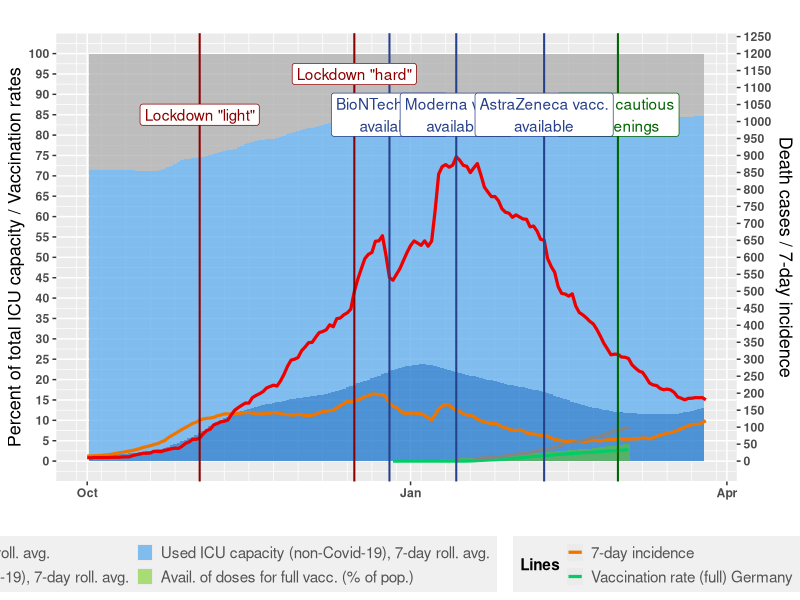

This chart was generated by the following R code:
library(ggplot2)
library(ggrepel)
library(reshape2)
library(scales)
library(tidyverse)
library(lubridate)
library(stringr)


# TODO: Update Readme
# TODO: Axes in color, legend entries in same colors


# --------------- Support functions --------------- 

# Moving average
ma <- function(x, order = 7) {
  res <- c()
  for(i in 1:NROW(x)) { 
    if(i < order) res <- append(res, NA)
    else res <- append(res, mean(x[c(i:(i-order+1))], na.rm = TRUE))
  }
  return(res)
}



# --------------- Data on ICU capacity and its usage --------------- 

divi <- as_tibble(read.csv("icu_usage.csv", header = TRUE, sep =";"))
divi <- divi[divi$Bundesland == "DEUTSCHLAND",]
divi <- divi[, c(1,4,5,6)]
names(divi) <- c("date", "covid", "used", "free")
divi$date <- ymd(substr(divi$date, 1, 10))

divi$capacity <- divi$used + divi$free
divi$usedp <- (divi$used / divi$capacity) * 100
divi$covidp <- (divi$covid / divi$capacity) * 100

divi$usedp <- ma(divi$usedp)
divi$covidp <- ma(divi$covidp)

divi$freep <- 100 - divi$usedp
divi$noncovidp <- divi$usedp - divi$covidp

divi <- divi[divi$date >= ymd("2020-10-01"), ]
divi <- divi[,c ("date", "freep", "noncovidp", "covidp")]



# --------------- Data on deaths and incidence --------------- 

deaths <- as_tibble(read.csv("deaths.csv", sep = ";", header = TRUE, stringsAsFactors = FALSE))
deaths <- deaths[,c(1,2,4,5,6)]
names(deaths) <- c("date", "cases", "newcases", "deaths", "newdeaths")
deaths$date <- dmy(deaths$date)
deaths$newdeaths <- ma(deaths$newdeaths)

inc <- as_tibble(read.csv("incidence.csv", sep = ";", dec = ",", header = TRUE, stringsAsFactors = FALSE))[17, -1]
inc <- t(inc)
inc <- cbind(inc, row.names(inc))
inc <- as_tibble(inc)
inc <- inc[!is.na(inc[,1]),]
inc <- inc[2:NROW(inc),]
names(inc) <- c("incidence", "date")
inc$date <- dmy(str_replace(inc$date, "X", ""))
class(inc$incidence) <- "numeric"



# --------------- Data on vaccinations --------------- 

# Germany
vacc_de <- as_tibble(read.csv("vaccinations_de.csv", sep = ";", header = TRUE, stringsAsFactors = FALSE))
population <- 83190556
vacc_de$doses <- (vacc_de$dosen_biontech_kumulativ + vacc_de$dosen_moderna_kumulativ + vacc_de$dosen_astrazeneca_kumulativ)
vacc_de$dosesp <- (vacc_de$doses/2)/population * 100
vacc_de <- vacc_de[,c("date", 
                      "personen_erst_kumulativ", 
                      "personen_voll_kumulativ",
                      "impf_quote_erst", 
                      "impf_quote_voll", 
                      "doses", 
                      "dosesp")]
names(vacc_de) <- c("date", 
                    "firstvacc_de", 
                    "secvacc_de", 
                    "firstvaccrate_de", 
                    "secvaccrate_de", 
                    "doses", 
                    "dosesp")
vacc_de$firstvaccrate_de <- vacc_de$firstvaccrate_de * 100
vacc_de$secvaccrate_de <- vacc_de$secvaccrate_de * 100
vacc_de$date <- dmy(vacc_de$date) 

# United States
vacc_us <- as_tibble(read.csv("vaccinations_us.csv", sep = ",", header = TRUE, stringsAsFactors = FALSE))
names(vacc_us) <- c("country", "code", "date", "secvaccrate_us")
vacc_us$date <- ymd(vacc_us$date)
vacc_us$firstvaccrate_us <- vacc_us$firstvaccrate_us
vacc_us <- vacc_us[vacc_us$country == "United States",]
vacc_us <- vacc_us[, c(3:NCOL(vacc_us))]



# --------------- Merge and melt dataset --------------- 

full <- inner_join(divi, deaths, by =c("date"))
full <- inner_join(full, inc, by =c("date"))
full <- left_join(full, vacc_de, by =c("date"))
full <- left_join(full, vacc_us, by =c("date"))
full.long <- melt(full, id.vars = "date", value.name = "val")



# --------------- Graphs --------------- 

coeff1 <- 12
graph <- ggplot() +
  geom_bar(data = subset(full.long, variable %in% c("freep", "covidp", "noncovidp")), 
           aes(x = date, y = val, fill = variable), stat = "identity", width = 1, 
           alpha = 0.75) +
  geom_bar(data = subset(full.long, variable %in% c("dosesp")), 
           aes(x = date, y = val, fill = variable), stat = "identity", width = 1, 
           alpha = 0.50) +
  geom_line(data = subset(full.long, variable %in% c("incidence")), 
            aes(x = date, y = val/coeff1, color = "col1"), size = 1.1) +
  geom_line(data = subset(full.long, variable %in% c("newdeaths")), 
            aes(x = date, y = val/coeff1, color = "col2"), size = 1.1) +
  geom_line(data = subset(full.long, variable %in% c("secvaccrate_de")),
            aes(x = date, y = val, color = "col3"), size = 1.1) +
  geom_line(data = subset(full.long, variable %in% c("secvaccrate_us")), 
            aes(x = date, y = val, color = "col4"), size = 1.1) +
  geom_vline(xintercept = ymd("2020-12-16"), linetype="solid", color = "red4", 
             size=0.7) +
  geom_vline(xintercept = ymd("2020-11-02"), linetype="solid", color = "red4", 
             size=0.7) +
  geom_vline(xintercept = ymd("2021-03-01"), linetype="solid", color = "darkgreen", 
             size=0.7) +
  geom_vline(xintercept = ymd("2020-12-26"), linetype="solid", color = "royalblue4", 
             size=0.7) +
  geom_vline(xintercept = ymd("2021-01-14"), linetype="solid", color = "royalblue4", 
             size=0.7) +
  geom_vline(xintercept = ymd("2021-02-08"), linetype="solid", color = "royalblue4", 
             size=0.7) +
  geom_label(aes(x = ymd("2020-11-02"), y = 85, label = "Lockdown \"light\""), 
             fill = "white", color = "red4") +
  geom_label(aes(x = ymd("2020-12-16"), y = 95, label = "Lockdown \"hard\""), 
             fill = "white", color = "red4") +
  geom_label(aes(x = ymd("2021-03-01"), y = 85, label = "Start of cautious\nre-openings"), 
             fill = "white", color = "darkgreen") +
  geom_label(aes(x = ymd("2020-12-26"), y = 85, label = "BioNTech vacc.\navailable"), 
             fill = "white", color = "royalblue4") +
  geom_label(aes(x = ymd("2021-01-14"), y = 85, label = "Moderna vacc.\navailable"), 
             fill = "white", color = "royalblue4") +
  geom_label(aes(x = ymd("2021-02-08"), y = 85, label = "AstraZeneca vacc.\navailable"), 
             fill = "white", color = "royalblue4") +
  geom_text_repel(aes(label = round(val, 1), x = date, y = val/coeff1), 
                  data = full.long[full.long$date == max(full.long$date) & full.long$variable == "incidence",], 
                  size = 3.5, fontface = "bold", color = "darkorange2", nudge_x = 1, 
                  nudge_y = 1, segment.colour = "transparent") +
  geom_text_repel(aes(label = round(val, 1), x = date, y = val/coeff1), 
                  data = full.long[full.long$date == max(full.long$date) & full.long$variable == "newdeaths",], 
                  size = 3.5, fontface = "bold", color = "red2", nudge_x = 1, 
                  segment.colour = "transparent") +
  geom_text_repel(aes(label = round(val, 1), x = date, y = val), 
                  data = full.long[full.long$date == max(full.long$date) & full.long$variable == "secvaccrate_de",], 
                  size = 3.5, fontface = "bold", color = "springgreen3", nudge_x = 1,
                  nudge_y = -1, segment.colour = "transparent") +
  geom_text_repel(aes(label = round(val, 1), x = date, y = val), 
                  data = full.long[full.long$date == max(full.long$date) & full.long$variable == "secvaccrate_us",], 
                  size = 3.5, fontface = "bold", color = "gray52", nudge_x = 1, 
                  nudge_y = 1, segment.colour = "transparent") +
  geom_text_repel(aes(label = round(val, 1), x = date, y = val), 
                  data = full.long[full.long$date == max(full.long$date) & full.long$variable == "covidp",], 
                  size = 3.5, fontface = "bold", color = "dodgerblue3", nudge_x = 1, 
                  segment.colour = "transparent") +
  geom_text_repel(aes(label = round(val, 1), x = date, y = val), 
                  data = full.long[full.long$date == max(full.long$date) & full.long$variable == "noncovidp",], 
                  size = 3.5, fontface = "bold", color = "steelblue2", nudge_x = 1, 
                  segment.colour = "transparent") +
  geom_text_repel(aes(label = round(val, 1), x = date, y = val), 
                  data = full.long[full.long$date == max(full.long$date) & full.long$variable == "freep",], 
                  size = 3.5, fontface = "bold", color = "gray68", nudge_x = 2, nudge_y = 80, 
                  segment.colour = "transparent") +
  geom_text_repel(aes(label = round(val, 1), x = date, y = val), 
                  data = full.long[full.long$date == max(full.long$date) & full.long$variable == "dosesp",], 
                  size = 3.5, fontface = "bold", color = "chartreuse3", nudge_x = 1, nudge_y = 0, 
                  segment.colour = "transparent") +
  scale_fill_manual(values = c("freep" = "gray68", 
                               "noncovidp" = "steelblue2", 
                               "covidp" = "dodgerblue3", 
                               "dosesp" = "chartreuse3"), 
                    labels = c("freep" = "Free ICU capacity, 7-day roll. avg.",
                               "noncovidp" = "Used ICU capacity (non-Covid-19), 7-day roll. avg.",
                               "covidp" = "Used ICU capacity (Covid-19), 7-day roll. avg.", 
                               "dosesp" = "Avail. of doses for full vacc. (% of pop.)")) +
  scale_color_manual(values = c(col1 = "darkorange2", 
                                col2 = "red2", 
                                col3 = "springgreen3", 
                                col4 = "gray52"), 
                     labels = c("7-day incidence",
                                "Death cases (7-day roll. avg.)", 
                                "Vaccination rate (full) Germany", 
                                "Vaccination rate (full) US")) +
  scale_y_continuous(breaks = seq(0, 100, 5),
              sec.axis = sec_axis(~.*coeff1, name = "Death cases / 7-day incidence", 
                                  breaks = seq(0, 1250, by = 50))) +
  scale_x_date(date_breaks = waiver(), date_minor_breaks = "1 week", 
               limits = c(min(full.long$date), max(full.long$date))) +
  labs(title = "", 
       x = "", y = "Percent of total ICU capacity / Vaccination rates", 
       fill = "Fill", color = "Lines") +
  theme(text = element_text(size = 11, face = "bold"), 
        legend.text = element_text(size = 11, colour = "grey33", face = "plain"),
        legend.position = "bottom",
        legend.key.size = unit(12, "points"), 
        legend.background = element_rect(fill = "gray94"), 
        axis.title = element_text(size = 13, face = "plain")) +
  guides(fill = guide_legend(nrow = 2, byrow = TRUE), 
         color = guide_legend(nrow = 2, byrow = TRUE))
